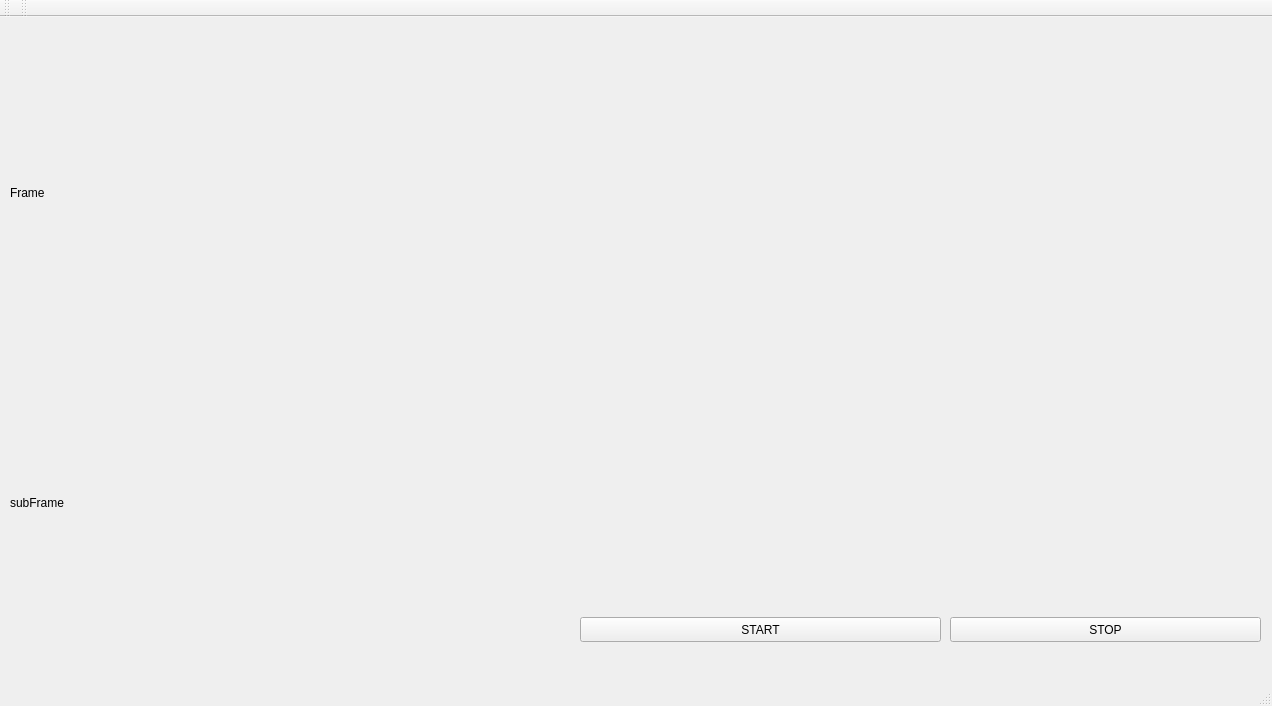
<?xml version="1.0" encoding="UTF-8"?>
<ui version="4.0">
 <class>MainWindow</class>
 <widget class="QMainWindow" name="MainWindow">
  <property name="geometry">
   <rect>
    <x>0</x>
    <y>0</y>
    <width>1272</width>
    <height>706</height>
   </rect>
  </property>
  <property name="windowTitle">
   <string>RealTimeGraph</string>
  </property>
  <widget class="QWidget" name="centralWidget">
   <widget class="QCustomPlot" name="customPlot" native="true">
    <property name="geometry">
     <rect>
      <x>580</x>
      <y>10</y>
      <width>681</width>
      <height>581</height>
     </rect>
    </property>
    <property name="maximumSize">
     <size>
      <width>1600</width>
      <height>900</height>
     </size>
    </property>
   </widget>
   <widget class="QPushButton" name="pushButton_Start_2">
    <property name="geometry">
     <rect>
      <x>580</x>
      <y>600</y>
      <width>361</width>
      <height>25</height>
     </rect>
    </property>
    <property name="text">
     <string>START</string>
    </property>
   </widget>
   <widget class="QPushButton" name="pushButton_Stop_2">
    <property name="geometry">
     <rect>
      <x>950</x>
      <y>600</y>
      <width>311</width>
      <height>25</height>
     </rect>
    </property>
    <property name="text">
     <string>STOP</string>
    </property>
   </widget>
   <widget class="QLabel" name="screen_frame">
    <property name="geometry">
     <rect>
      <x>10</x>
      <y>0</y>
      <width>561</width>
      <height>351</height>
     </rect>
    </property>
    <property name="text">
     <string>Frame</string>
    </property>
   </widget>
   <widget class="QLabel" name="screen_subframe">
    <property name="geometry">
     <rect>
      <x>10</x>
      <y>330</y>
      <width>561</width>
      <height>311</height>
     </rect>
    </property>
    <property name="text">
     <string>subFrame</string>
    </property>
   </widget>
  </widget>
  <widget class="QMenuBar" name="menuBar">
   <property name="geometry">
    <rect>
     <x>0</x>
     <y>0</y>
     <width>1272</width>
     <height>22</height>
    </rect>
   </property>
  </widget>
  <widget class="QToolBar" name="mainToolBar">
   <attribute name="toolBarArea">
    <enum>TopToolBarArea</enum>
   </attribute>
   <attribute name="toolBarBreak">
    <bool>false</bool>
   </attribute>
  </widget>
  <widget class="QStatusBar" name="statusBar"/>
  <widget class="QToolBar" name="toolBar">
   <property name="windowTitle">
    <string>toolBar</string>
   </property>
   <attribute name="toolBarArea">
    <enum>TopToolBarArea</enum>
   </attribute>
   <attribute name="toolBarBreak">
    <bool>false</bool>
   </attribute>
  </widget>
 </widget>
 <layoutdefault spacing="6" margin="11"/>
 <customwidgets>
  <customwidget>
   <class>QCustomPlot</class>
   <extends>QWidget</extends>
   <header>qcustomplot.h</header>
   <container>1</container>
  </customwidget>
 </customwidgets>
 <resources/>
 <connections/>
</ui>
